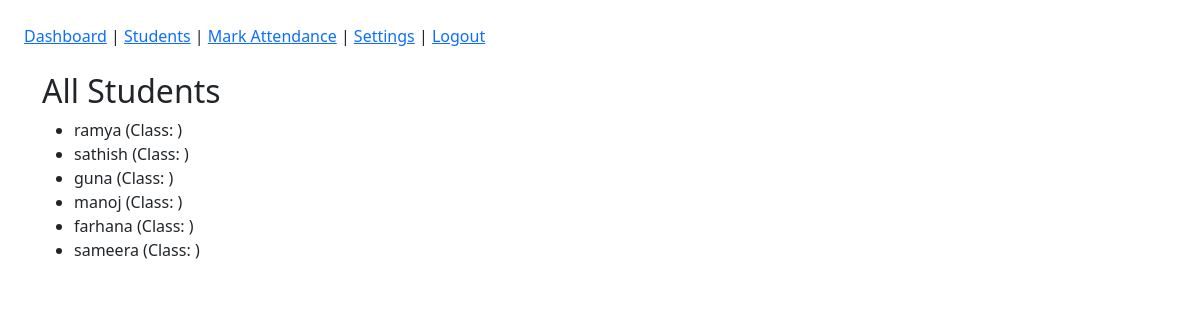
Before: / with the older database file.
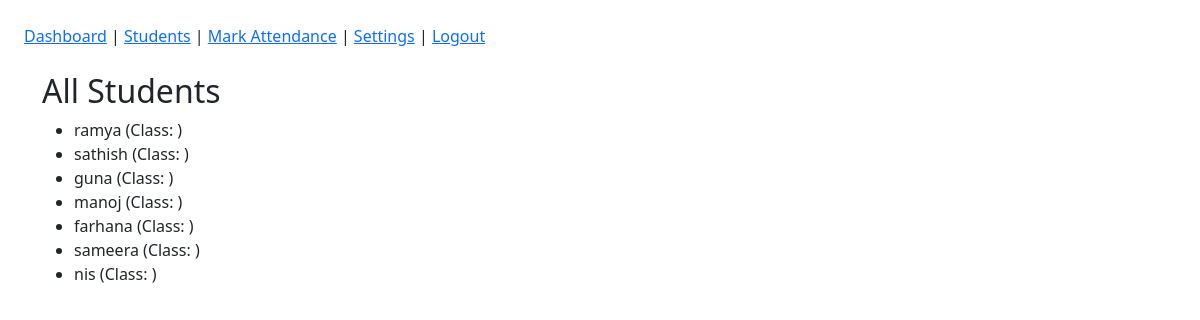
After: the same page with the newer database file.
### students/models.py (models this page shows, shortened)
class Student(models.Model):
    name = models.CharField(max_length=100)
    roll_number = models.CharField(max_length=20, unique=True)
    student_class = models.CharField(max_length=50)

### students/views.py (the view)
# urls.py: path('', StudentListView.as_view(), name='student_list'),  # ✅ This is the key line
class StudentListView(LoginRequiredMixin, ListView):
    model = Student
    template_name = 'students/student_list.html'
    context_object_name = 'students'

### students/Templates/students/student_list.html (shortened to what this page needs)
{% extends "base.html" %}
{% block content %}
<h2>All Students</h2>
<ul>
  {% for student in students %}
    <li>{{ student.name }} (Class: {{ student.class_name }})</li>
  {% endfor %}
</ul>
{% endblock %}

Changed rows visible on the page:
added Student: name "nis"
